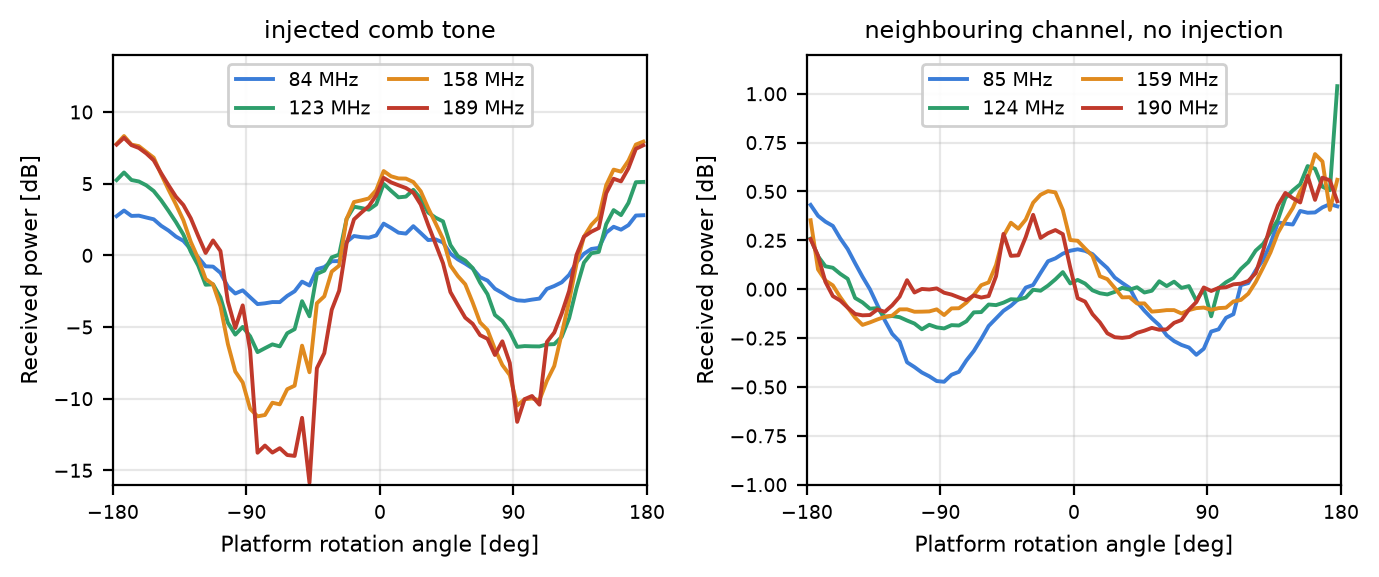

Recreate this plot in Python.
"""Final candidate: four frequencies where the injected tone genuinely dominates
its channel (tone/continuum +4.4 to +23.5 dB at the response peak), each paired
with the channel 1 MHz away. Raw channel power, no baseline subtraction, no bands."""
import numpy as np, matplotlib; matplotlib.use("Agg")
import matplotlib.pyplot as plt
from importlib.machinery import SourceFileLoader
C=SourceFileLoader("C","00_common.py").load_module()
z=C.load(); tm,el,az,fr,ch=z["tm"],z["el"],z["az"],z["fr"],z["ch"]
d4=z["d"]; d0=np.load("key0_raster.npz")["d0"].astype(np.float64); d0[d0<=0]=np.nan
SEGS=np.load("segs.npz")["segs"]
N0,N=16,4
sel=np.zeros(len(el),bool)
for i in range(N0,N0+N): sel[SEGS[i][0]:SEGS[i][1]]=True
E=np.arange(-180,181,5.0); Ec=.5*(E[:-1]+E[1:]); ie=np.digitize(el,E)-1
def fold(y):
    y=y-np.nanmedian(y[sel])
    return np.array([np.nanmedian(y[sel&(ie==j)&np.isfinite(y)])
                     if (sel&(ie==j)&np.isfinite(y)).sum()>3 else np.nan for j in range(len(Ec))])

TARGET=[84.0,123.0,158.2,189.5]; OFF=4
COLS=["#3b7dd8","#2e9e6b","#e08a1e","#c0392b"]
tone_ch=ch[(ch%16)==8]
pairs=[(lambda c:(c,c+OFF))(int(tone_ch[np.argmin(np.abs(fr[tone_ch]-t))])) for t in TARGET]
print(f"{N} consecutive rotations at az {np.nanmin(az[sel]):.0f}..{np.nanmax(az[sel]):.0f} deg, "
      f"{sel.sum()} integrations\n")
print(f"{'tone':>20} {'depth':>8} {'tone/cont':>10}  |  {'neighbour':>20} {'depth':>8}")
peak=sel&(np.abs(el)<30)
for (ct,cn),col in zip(pairs,COLS):
    nb=[ct+o for o in (-6,-5,-4,-3,3,4,5,6) if (ct+o)%16 not in (7,8,9,15,0,1)]
    tc=C.db(np.nanmedian(d4[peak][:,ct]))-C.db(np.nanmedian(d4[peak][:,nb]))
    pt,pn=fold(C.db(d4[:,ct])),fold(C.db(d4[:,cn]))
    print(f"ch{ct:4d} {fr[ct]:8.2f} MHz {np.nanmax(pt)-np.nanmin(pt):7.1f} dB {tc:9.1f} dB  |"
          f"  ch{cn:4d} {fr[cn]:8.2f} MHz {np.nanmax(pn)-np.nanmin(pn):7.2f} dB")
gnd=fold(C.db(np.nanmedian(d0[:,[c for c,_ in pairs]],axis=1)))
print(f"\nground receiver, same four tones: depth {np.nanmax(gnd)-np.nanmin(gnd):.2f} dB")

for tag,gref in [("23_final",False),("23_final_gnd",True)]:
    fig,ax=plt.subplots(1,2,figsize=(7.0,3.0),sharex=True)
    for (ct,cn),col in zip(pairs,COLS):
        ax[0].plot(Ec,fold(C.db(d4[:,ct])),c=col,lw=1.4,label=f"{fr[ct]:.0f} MHz")
        ax[1].plot(Ec,fold(C.db(d4[:,cn])),c=col,lw=1.4,label=f"{fr[cn]:.0f} MHz")
    if gref:
        ax[0].plot(Ec,gnd,c="0.45",lw=1.0,ls="--",label="ground rx")
    for a,ttl in zip(ax,["injected comb tone","neighbouring channel, no injection"]):
        a.set_xlim(-180,180); a.set_xticks([-180,-90,0,90,180]); a.grid(alpha=.3)
        a.set_xlabel("Platform rotation angle [deg]",fontsize=8)
        a.set_title(ttl,fontsize=8.5); a.tick_params(labelsize=7)
        a.set_ylabel("Received power [dB]",fontsize=8)
        a.legend(fontsize=6.8,ncol=2,loc="upper center",framealpha=.92,columnspacing=1.0)
    ax[0].set_ylim(-16,14); ax[1].set_ylim(-1.0,1.2)
    fig.tight_layout(); fig.savefig(f"{tag}.png",dpi=200,bbox_inches="tight")
print("saved 23_final.png, 23_final_gnd.png")
